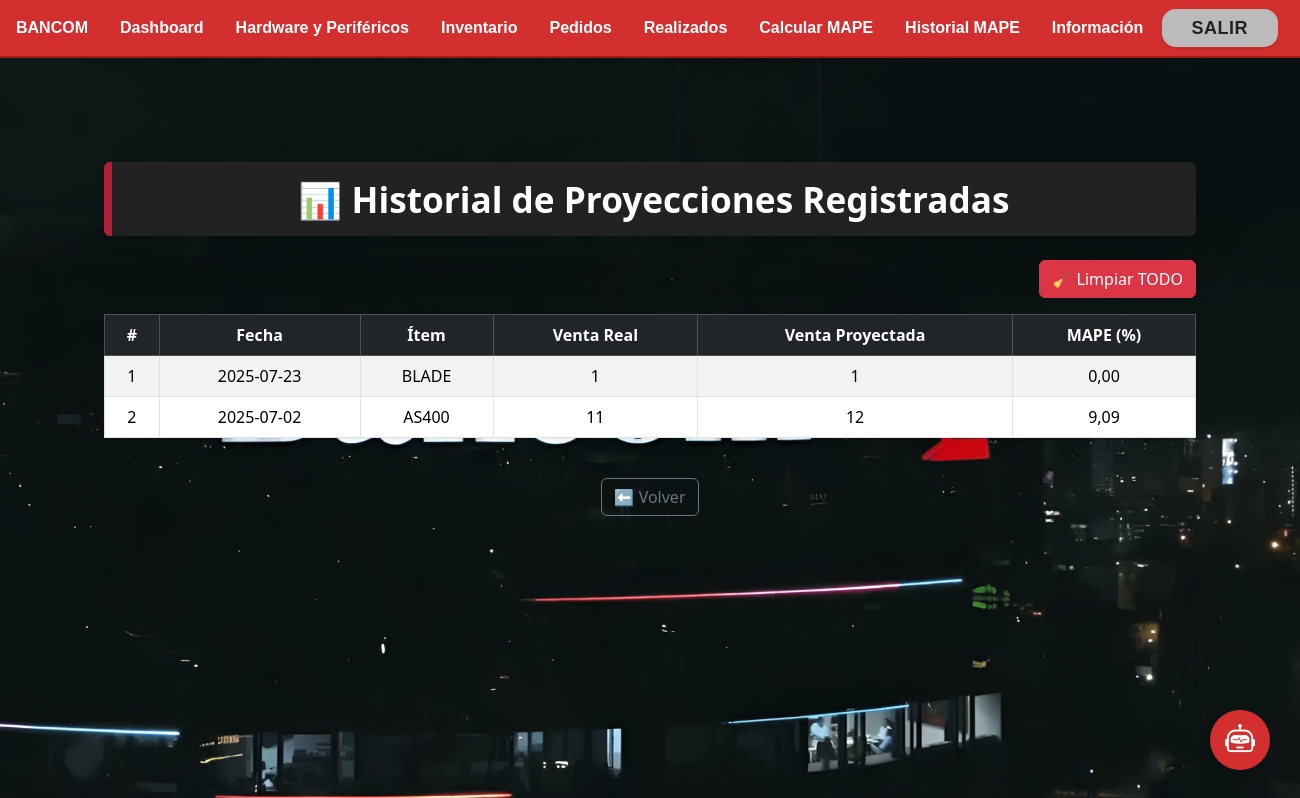
The page /proyeccion/historial/ (signed in) on the database its author committed.
### Aplicaciones/Academico/models.py (models this page shows, shortened)
class ProyeccionVenta(models.Model):
    fecha = models.DateField()
    item = models.ForeignKey(Item, on_delete=models.CASCADE)
    venta_proyectada = models.IntegerField()
    venta_real = models.IntegerField()

class Item(models.Model):
    codigo = models.CharField(max_length=50, primary_key=True)
    etiqueta = models.CharField(max_length=100, null=True, blank=True)
    numerodeserie = models.CharField(max_length=100, null=True, blank=True)
    estado = models.CharField(max_length=50, null=True, blank=True)
    motivo_estado = models.CharField(max_length=200, null=True, blank=True)
    nombre = models.CharField(max_length=200, null=True, blank=True)
    modelo = models.CharField(max_length=100, null=True, blank=True)
    marca = models.CharField(max_length=100, null=True, blank=True)
    proveedor = models.CharField(max_length=150, null=True, blank=True)
    localidad = models.CharField(max_length=100, null=True, blank=True)
    oficina = models.CharField(max_length=100, null=True, blank=True)
    piso = models.CharField(max_length=50, null=True, blank=True)
    fecha_adquisicion = models.DateField(null=True, blank=True)
    cpu_type = models.CharField(max_length=100, null=True, blank=True)
    disk_gb = models.IntegerField(null=True, blank=True)
    os_arch = models.CharField(max_length=50, null=True, blank=True)
    os_name = models.CharField(max_length=100, null=True, blank=True)
    os_type = models.CharField(max_length=50, null=True, blank=True)
    ip_address = models.CharField(max_length=50, null=True, blank=True)
    ram_gb  = models.IntegerField(null=True, blank=True)
    empleado = models.CharField(max_length=150, null=True, blank=True)
    dept_per = models.CharField(max_length=100, null=True, blank=True)
    zona = models.CharField(max_length=100, null=True, blank=True)
    fecha_entrega_estimada = models.DateField(null=True, blank=True)
    fecha_entregada_real = models.DateField(null=True, blank=True)
    cambio_reservado_a_aplicado = models.BooleanField(default=False)

### Aplicaciones/Academico/views.py (the view)
# urls.py: path('proyeccion/historial/', views.historial_mape, name='historial_mape'),
@login_required
def historial_mape(request):
    proyecciones = ProyeccionVenta.objects.select_related('item').order_by('-fecha')
    for p in proyecciones:
        if p.venta_real and p.venta_real != 0:
            mape_individual = abs((p.venta_proyectada - p.venta_real) / p.venta_real) * 100
        else:
            mape_individual = 0.00
        p.mape_individual = round(mape_individual, 2)
    return render(request, 'historico_mape.html', {'proyecciones': proyecciones})

### Aplicaciones/Academico/templates/historico_mape.html (shortened to what this page needs)
{% extends "base.html" %}
{% block body %}
<div class="container py-4">
  <div class="text-center mb-4">
    <h2 class="fw-bold text-white py-3 px-4 rounded shadow-lg"
        style="background-color:#222; font-size:2.2rem; border-left:8px solid #b41f3a;">
      📊 Historial de Proyecciones Registradas
    </h2>
  </div>
  <div class="d-flex justify-content-end mb-3">
    <form method="POST" action="{% url 'academico:limpiar_historial_mape' %}"
          onsubmit="return confirm('⚠️ Esto eliminará TODO el historial de MAPE y proyecciones. ¿Estás seguro?');">
      <button type="submit" class="btn btn-danger">
        🧹 Limpiar TODO
      </button>
    </form>
  </div>
  <div class="table-responsive">
    <table class="table table-striped table-bordered align-middle text-center shadow-sm">
      <thead class="table-dark">
        <tr>
          <th>#</th>
          <th>Fecha</th>
          <th>Ítem</th>
          <th>Venta Real</th>
          <th>Venta Proyectada</th>
          <th>MAPE (%)</th>
        </tr>
      </thead>
      <tbody>
        {% for p in proyecciones %}
        <tr>
          <td>{{ forloop.counter }}</td>
          <td>{{ p.fecha|date:"Y-m-d" }}</td>
          <td>{{ p.item.nombre }}</td>
          <td>{{ p.venta_real }}</td>
          <td>{{ p.venta_proyectada }}</td>
          <td>{{ p.mape_individual|floatformat:2 }}</td>
        </tr>
        {% empty %}
        <tr>
          <td colspan="6">Sin proyecciones registradas.</td>
        </tr>
        {% endfor %}
      </tbody>
    </table>
  </div>
  <div class="text-center mt-4">
    <a href="{% url 'academico:ver_mape' %}" class="btn btn-outline-secondary">⬅️ Volver</a>
  </div>
</div>
{% endblock %}

### Aplicaciones/loginps/static/css/gestionItem.css (style rules this page uses)
th, td { text-align: center; vertical-align: middle; }

### rows shown on the page
ProyeccionVenta: fecha "2025-07-23", item.nombre "BLADE", venta_real "1", venta_proyectada "1", mape_individual "0,00"
ProyeccionVenta: fecha "2025-07-02", item.nombre "AS400", venta_real "11", venta_proyectada "12", mape_individual "9,09"
